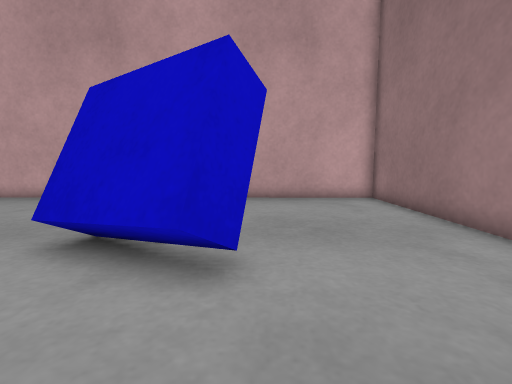
[1] (above)

15 first-person views from a walk through a robot-simulator world made for Gazebo. The camera is 0.16 m above the floor, tilts 6° down and sees 85° across. Floor lines are 0.25 m apart. The floor is counted in squares, 0.1 m on a side. Each view is taken from the middle of a square. On the plan, view 1 faces up. The plan holds only what a view shows up to about 15 squares ahead; the rest is blank.

[2]
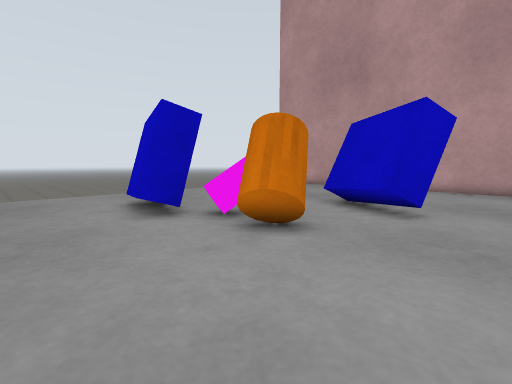

[3]
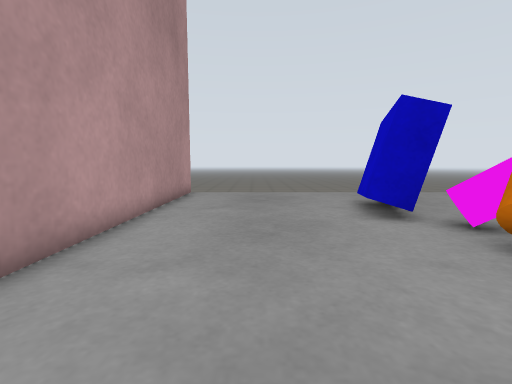

[4]
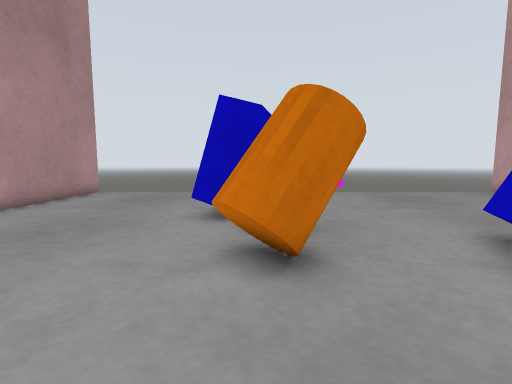

[5]
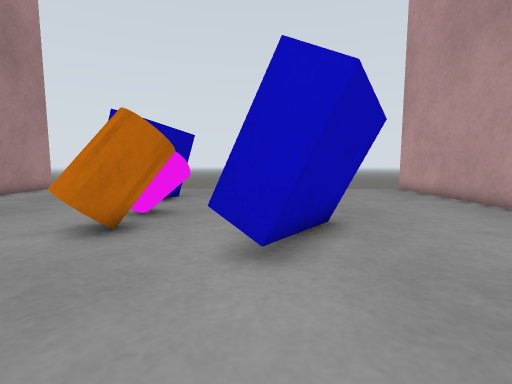

[6]
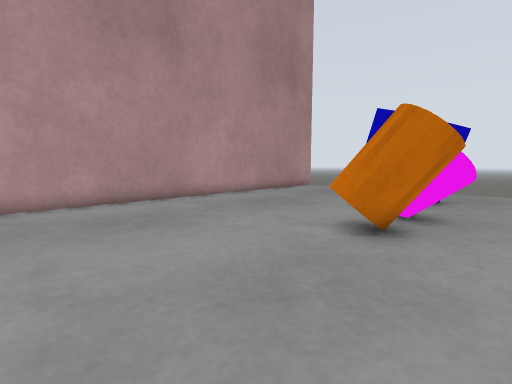

[7]
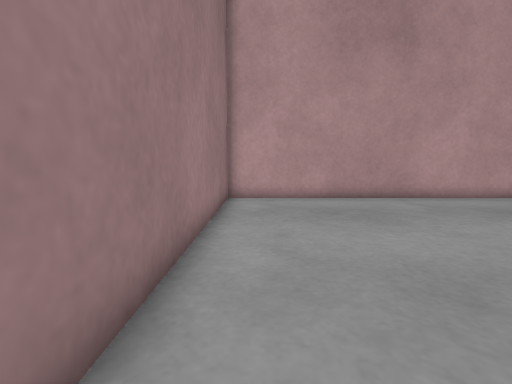

[8]
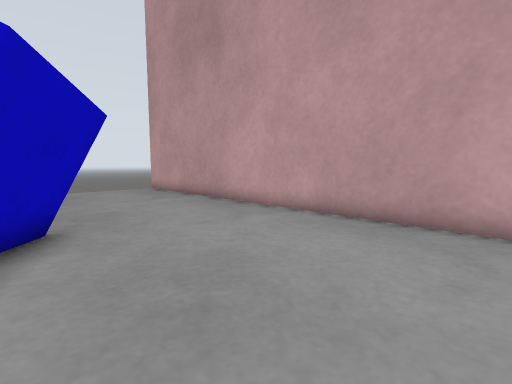

[9]
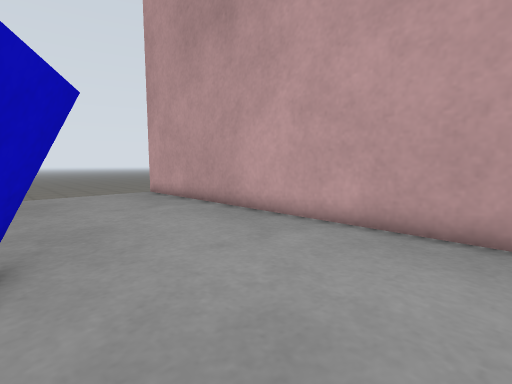

[10]
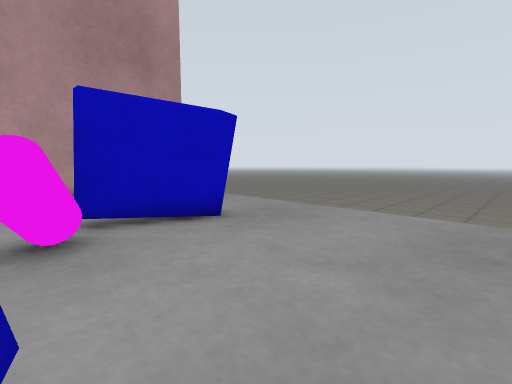

[11]
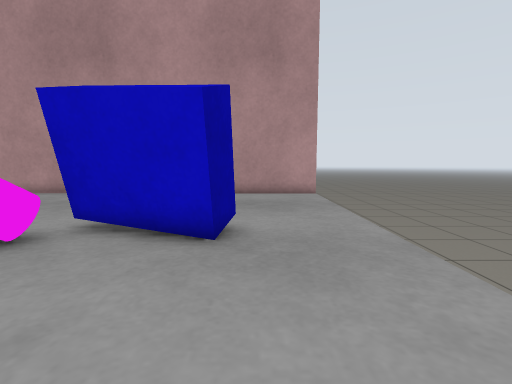

[12]
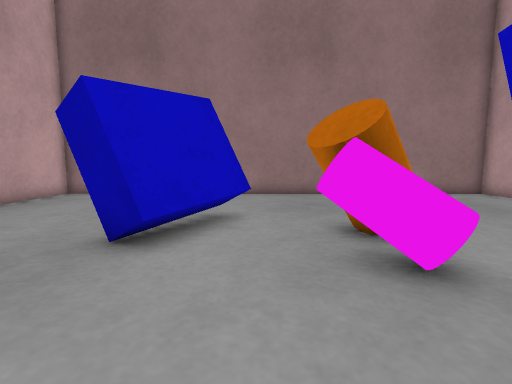

[13]
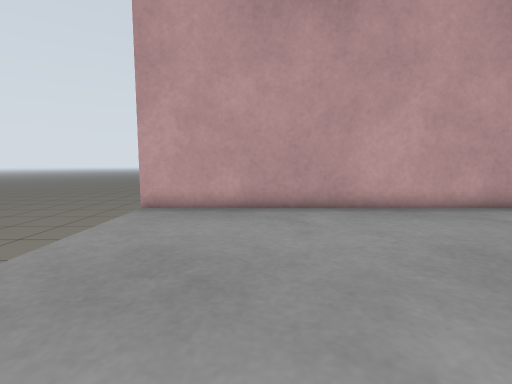

[14]
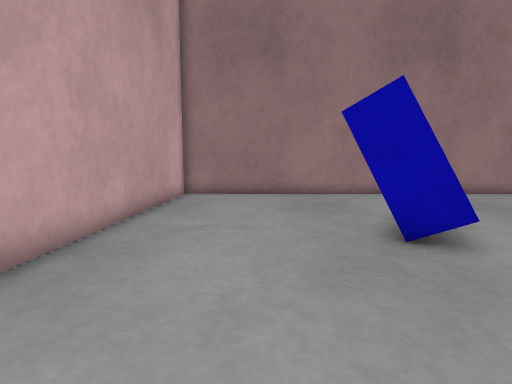

[15]
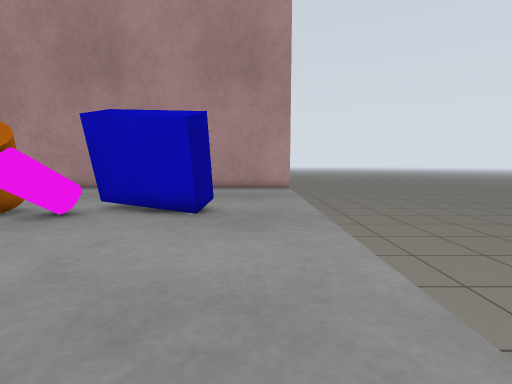

### Floor plan
Key: @ floor where view 1 was taken; # wall or solid block; . floor; v drop or lower ground; B blue box; C magenta cylinder; A barrel.
Columns run from 13 left of view 1 to 5 right of it. Each row starts with its distance up from view 1.
 13 ###################
 12 v.................#
 11 v.................#
 10 v.................#
  9 v.................#
  8 v.................#
  7 v.........BB......#
  6 v........BBBBB....#
  5 v........BBBBB....#
  4 v.........BBBB....#
  3 v...........B.....#
  2 v.......CCA.......#
  1 v...BBB.CCAA......#
  0 v...BBBBCCAA.@....#
 -1 v...BBBB..AA......#
 -2 v.....BB..........#
 -3 v.................#
 -4 v.................#
 -5 v.................#
 -6 v.................#
 -7 v.................#
 -8 v.................#
 -9 ###################

Where each view was taken, in squares from view 1:
view 1: 0 up, 0 right, facing up
view 2: 5 down, 2 right, facing up-left
view 3: 5 down, 2 right, facing left
view 4: 0 up, 2 right, facing left
view 5: 4 up, 4 right, facing left
view 6: 3 up, 4 right, facing down-left
view 7: 4 up, 4 right, facing down
view 8: 5 up, 4 right, facing up-left
view 9: 6 up, 2 right, facing up-left
view 10: 7 up, 4 left, facing down-left
view 11: 6 up, 10 left, facing down
view 12: 3 up, 9 left, facing right
view 13: 3 up, 9 left, facing up
view 14: 9 up, 9 left, facing right
view 15: 9 up, 11 left, facing down
